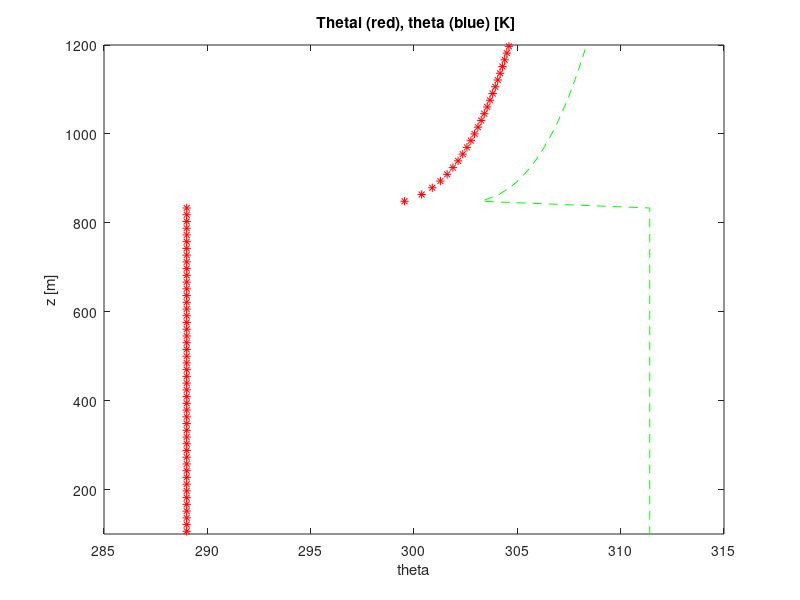
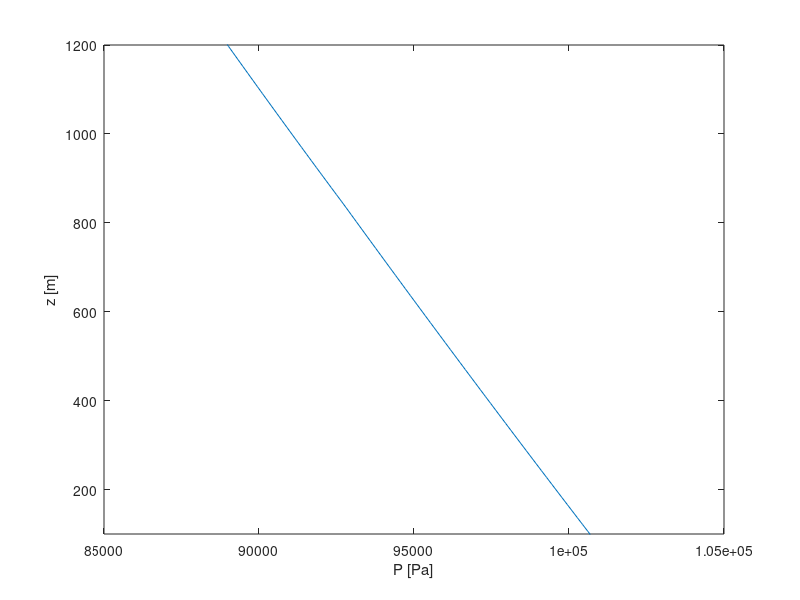
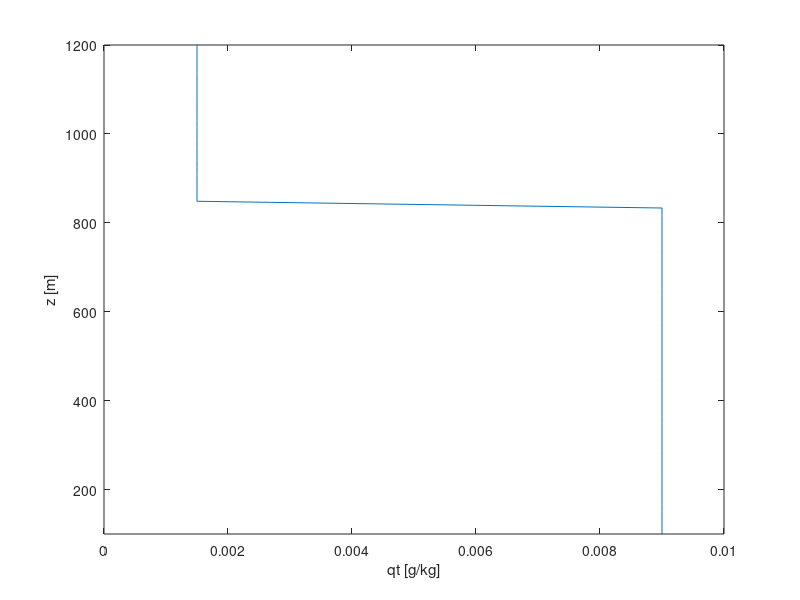

Source code (MATLAB) for these figures, in order:
clear all
close all

icase = 'dycoms'

ug    =  7.0;
vg    = -5.0;
ztop  = 1500.0
nzmax =    100;
dataz = linspace(0, ztop, nzmax);
sounding = zeros(nzmax, 6);

gas_constant   = 8.3144598;
molmass_dryair = 28.97e-3;
%Coriolis_parameter = 
kappa_d = 2/7;
R_d     = gas_constant/molmass_dryair
cp_d    = R_d/kappa_d
cv_d    = cp_d - R_d
cp      = 1015
Lv      = 2.5008e6

gravity = 9.81
c       = cv_d/R_d
rvapor  = 461
levap   = 2.5e6
es0     = 6.1e2
c2      = R_d/cp_d
c1      = 1/c2
g       = gravity
pi0     = 1

theta0  = 292.5
p0      = 1.0178e5 %1.01325e5

zi      = 840.0
for k = 1:nzmax
	
	if ( dataz(k) <= zi)
		thetal(k) = 289.0;
		dataq(k)  = 9.0e-3;                  %kg/kg  specific humidity --> approx. to mixing ratio is ok
		rt(k)     = dataq(k)/(1.0 - dataq(k));  %total water mixing ratio
	else
		thetal(k) = 297.5 + (dataz(k) - zi)^(1/3);
		dataq(k)  = 1.5e-3;                  %kg/kg  specific humidity --> approx. to mixing ratio is ok
		rt(k)     = dataq(k)/(1.0 - dataq(k));  %total water mixing ratio
	end
	ql(k) = dataq(k);%  rt(k);%dataq(k);
end


%Calcuate theta from theta_l using the approximation formula:
%
%                    Lv theta
% thetal = theta - ----------- rl
%                     cp_d T
%
% From Stull's book
%
theta = thetal + ql.*Lv/cp_d;


% calculate the hydrostatically balanced exner potential and pressure
datapi(1) = 1.0;
datap(1)  = p0;
thetav(1) = theta(1)*(1.0 + 0.61*dataq(1));
for k = 2:nzmax
	thetav(k) = theta(k)*(1.0 + 0.61*dataq(k));
	
	datapi(k) = datapi(k-1) - gravity/(cp_d * 0.5*(thetav(k) + thetav(k-1))) * (dataz(k) - dataz(k-1));
 	
	%Pressure is computed only if it is NOT passed in the sounding file
	datap(k) = p0 * datapi(k)^(cp_d/R_d);
	
	%T = 289.0 * (datap(k)/p0)^(287.0/1015.0);
end



%Geostrophic wind:
%f = Coriolis_parameter;
%u_geostrophic = (-1.0/(f * rho) * dp/dy;
%v_geostrophic = 1/(f * rho) * dp/dx);


% 
% %Read sounding and calculate P if missing:
% 
sounding(:, 1) = dataz;
sounding(:, 2) = thetal;
sounding(:, 3) = dataq*1e+3;
sounding(:, 4) = ug;
sounding(:, 5) = vg;
sounding(:, 6) = datap;
[nrows, ncols] = size(sounding);

figure(1)
plot(thetal, dataz, '*r', theta, dataz, '--g')
xlabel('theta')
ylabel('z [m]')
title(' Thetal (red), theta (blue) [K]')
ylim([100 1200])

figure(2)
plot(datap, dataz)
xlabel('P [Pa]')
ylabel('z [m]')
ylim([100 1200])

figure(3)
plot(dataq, dataz)
xlabel('qt [g/kg]')
ylabel('z [m]')
ylim([100 1200])

%write to file
fileID = fopen('sounding_DYCOMS_TEST1.dat','w');
fprintf('Writing SOUNDING to file\n');
%fprintf(fileID, 'z  qt  theta_l  theta  P\n');
for i = 1:nzmax
	for j = 1:ncols
		fprintf(fileID,'%12.6f ', sounding(i, j));
		%fprintf(        '%12.6f ', sounding(i, j));
	end
	fprintf(fileID, '\n');
	%fprintf('\n');
end
fclose(fileID);



